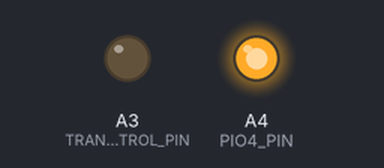
Bench run of a sketch on a simulated Arduino Leonardo, built with avr-gcc and run on an emulated ATmega32U4. Parts: output pins drawn as LEDs (lit = HIGH). What the sketch prints to the serial monitor is not drawn.

Above: at 0.1 s.
At 0.8 s:
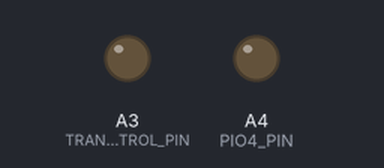
Timing chart, 0 to 2.3 s (numbered marks = the images above):
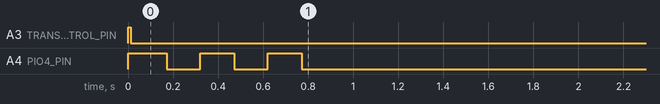

The sketch:

Lipsync_Bluetooth_Config.ino
```cpp
//Lipsync_Bluetooth_Config.ino
//This firmware is used to configure bluetooth module in Lipsync Liploft unit if LipSync_Liploft_Firmware.ino can't be used.

#define TRANS_CONTROL_PIN A3                      // Bluetooth Transistor Control Pin - digital output pin A3
#define PIO4_PIN A4                               // Bluetooth PIO4_PIN Command Pin - digital output pin A4


//-----------------------------------------------------------------------------------//

//***MICROCONTROLLER AND PERIPHERAL MODULES CONFIGURATION***//

void setup() {

  Serial.begin(115200);                           //Setting baud rate for serial communication which is used for diagnostic data returned from Bluetooth and microcontroller
  Serial1.begin(115200);                          //Setting baud rate for Bluetooth AT command

  pinMode(TRANS_CONTROL_PIN, OUTPUT);             //Set the transistor pin as output


  pinMode(PIO4_PIN, OUTPUT);                      //Set the bluetooth command mode pin as output

  Serial.println("Start the Lipsync bluetooth config process.");
  bluetoothCommandMode();                                //Call Bluetooth command mode function to enter command mode
  bluetoothConfigSequence();
  Serial.println("End the Lipsync bluetooth config process.");

}

//-----------------------------------------------------------------------------------//

//***START OF MAIN LOOP***//

void loop() {
}

//***END OF Main LOOP***//

//-----------------------------------------------------------------------------------//


//***BLUETOOTH CMD MODE FUNCTION***//

void bluetoothCommandMode(void) {
  digitalWrite(TRANS_CONTROL_PIN, HIGH);            //Set the transistor base pin to HIGH to ensure Bluetooth module is off
  digitalWrite(PIO4_PIN, HIGH);                     //Set the command pin to high
  delay(10);

  digitalWrite(TRANS_CONTROL_PIN, LOW);             //Set the transistor base pin to LOW to power on Bluetooth module
  delay(10);

  for (int i = 0; i < 3; i++) {                     //Cycle HIGH and LOW the PIO4_PIN pin 3 times with 1 sec delay between each level transition
    digitalWrite(PIO4_PIN, HIGH);
    delay(150);
    digitalWrite(PIO4_PIN, LOW);
    delay(150);
  }

  digitalWrite(PIO4_PIN, LOW);                      //Set the PIO4_PIN pin low as per command mode instructions
  delay(10);
  Serial1.print("$$$");                             //Enter Bluetooth command mode
  delay(50);                                        //Add time delay to visual inspect the red LED is flashing at 10Hz which indicates the Bluetooth module is in Command Mode
  Serial.println("Bluetooth CMD Mode Activated");
}

//***BLUETOOTH CONFIG FUNCTION***//

void bluetoothConfigSequence(void) {
  Serial1.println("ST,255");                        //Turn off the 60 sec timer for command mode
  delay(15);
  Serial1.println("SA,0");                          //Set Authentication Value to 2
  delay(15);
  Serial1.println("SX,0");                          //Set Bonding to 0 or disabled
  delay(15);
  Serial1.println("SN,LipSyncLipLoft");             //Set the name of BT module (Lipsync_Shawn)
  delay(15);
  Serial1.println("SM,0");                          //Set the Pairing mode to Slave
  delay(15);
  Serial1.println("SH,0200");                       //Configure device as HID mouse
  delay(15);
  Serial1.println("S~,0");                          //SPP Mode
  delay(15);
  Serial1.println("SQ,0");                          //Configure for latency NOT throughput : "SQ,0"
  delay(15);
  Serial1.println("S?,0");                          //Enable the role switch for better performance of high speed data
  delay(15);
  Serial1.println("R,1");                           //Reboot BT module
  delay(15);
}
```
